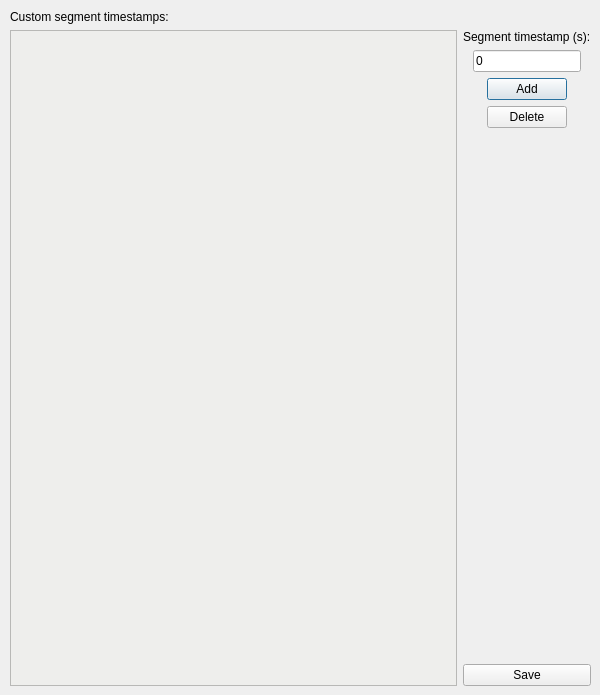
<?xml version="1.0" encoding="UTF-8"?>
<ui version="4.0">
 <class>CustomSegmentsDialog</class>
 <widget class="QDialog" name="CustomSegmentsDialog">
  <property name="geometry">
   <rect>
    <x>0</x>
    <y>0</y>
    <width>600</width>
    <height>695</height>
   </rect>
  </property>
  <property name="windowTitle">
   <string>Add custom segments</string>
  </property>
  <widget class="QWidget" name="layoutWidget">
   <property name="geometry">
    <rect>
     <x>10</x>
     <y>10</y>
     <width>581</width>
     <height>676</height>
    </rect>
   </property>
   <layout class="QGridLayout" name="gridLayout">
    <item row="0" column="0">
     <widget class="QLabel" name="custom_segments">
      <property name="text">
       <string>Custom segment timestamps:</string>
      </property>
     </widget>
    </item>
    <item row="4" column="0">
     <widget class="QListWidget" name="segment_list">
      <property name="styleSheet">
       <string notr="true">background-color: rgb(238, 238, 236);</string>
      </property>
     </widget>
    </item>
    <item row="4" column="1">
     <layout class="QVBoxLayout" name="verticalLayout">

      <item alignment="Qt::AlignHCenter|Qt::AlignTop">
       <widget class="QLabel" name="l_segment_timestamp">
        <property name="sizePolicy">
         <sizepolicy hsizetype="Preferred" vsizetype="Preferred">
          <horstretch>0</horstretch>
          <verstretch>0</verstretch>
         </sizepolicy>
        </property>
        <property name="layoutDirection">
         <enum>Qt::LeftToRight</enum>
        </property>
        <property name="autoFillBackground">
         <bool>false</bool>
        </property>
        <property name="styleSheet">
         <string notr="true"/>
        </property>
        <property name="text">
         <string>Segment timestamp (s):</string>
        </property>
       </widget>
      </item>

      <item alignment="Qt::AlignHCenter|Qt::AlignTop">
       <widget class="QLineEdit" name="lE_segment_timestamp">
        <property name="sizePolicy">
         <sizepolicy hsizetype="Preferred" vsizetype="Preferred">
          <horstretch>0</horstretch>
          <verstretch>0</verstretch>
         </sizepolicy>
        </property>
        <property name="layoutDirection">
         <enum>Qt::LeftToRight</enum>
        </property>
        <property name="autoFillBackground">
         <bool>false</bool>
        </property>
        <property name="styleSheet">
         <string notr="true"/>
        </property>
        <property name="text">
         <string>0</string>
        </property>
       </widget>
      </item>
      <item alignment="Qt::AlignHCenter|Qt::AlignTop">
       <widget class="QPushButton" name="pB_add_segment">
        <property name="text">
         <string>Add</string>
        </property>
       </widget>
      </item>
      <item alignment="Qt::AlignHCenter|Qt::AlignTop">
       <widget class="QPushButton" name="pB_delete_segment">
        <property name="text">
         <string>Delete</string>
        </property>
       </widget>
      </item>

      <item>
       <spacer name="verticalSpacer">
        <property name="orientation">
         <enum>Qt::Vertical</enum>
        </property>
        <property name="sizeHint" stdset="0">
         <size>
          <width>20</width>
          <height>40</height>
         </size>
        </property>
       </spacer>
      </item>

      <item>
       <widget class="QPushButton" name="add_custom_segments_finished">
        <property name="text">
         <string>Save</string>
        </property>
       </widget>
      </item>
     </layout>
    </item>
   </layout>
  </widget>
 </widget>
 <resources/>
 <connections/>
</ui>
